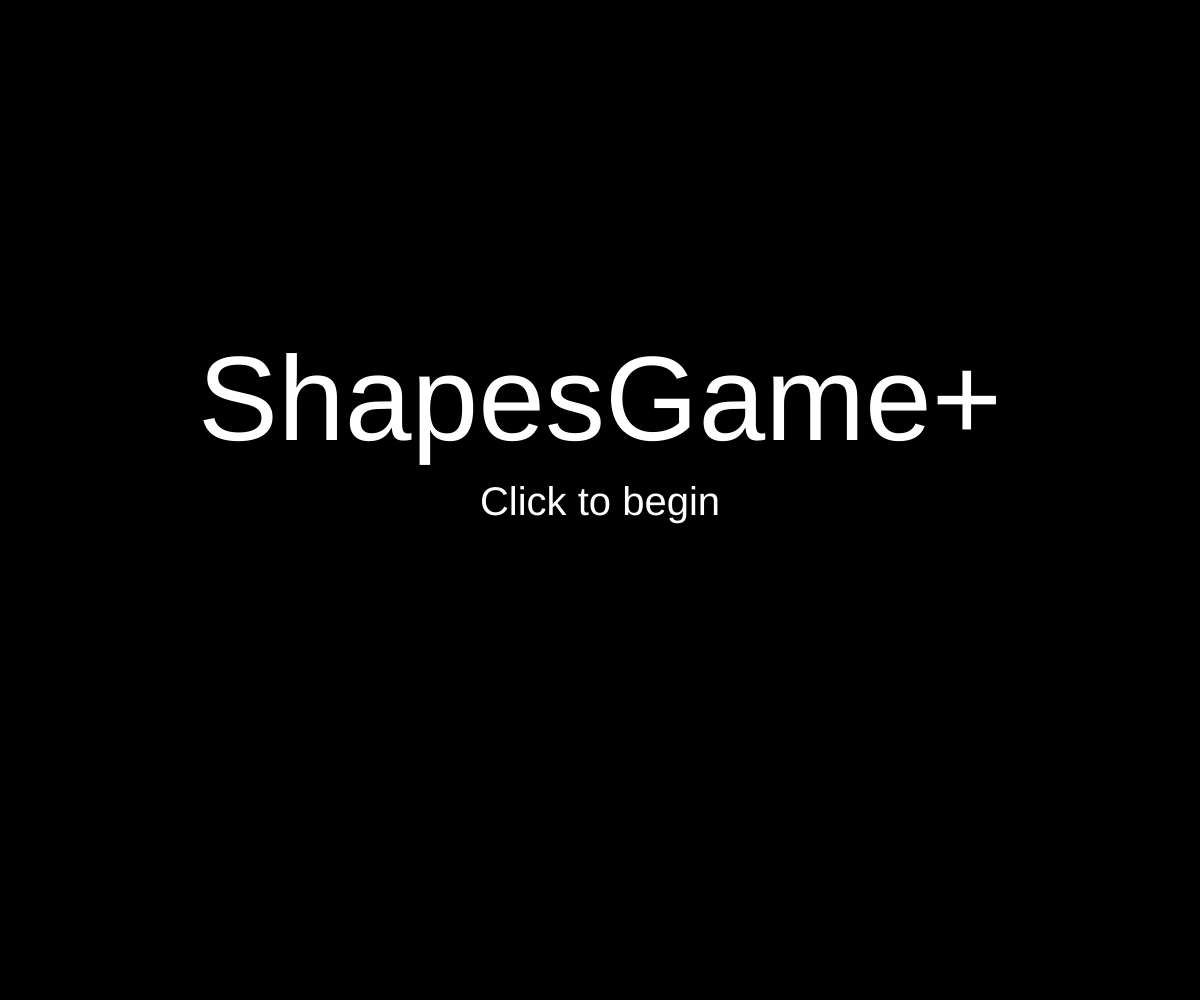
Frame 1 (no input)
Frame 60 (no input): identical to frame 1, image omitted
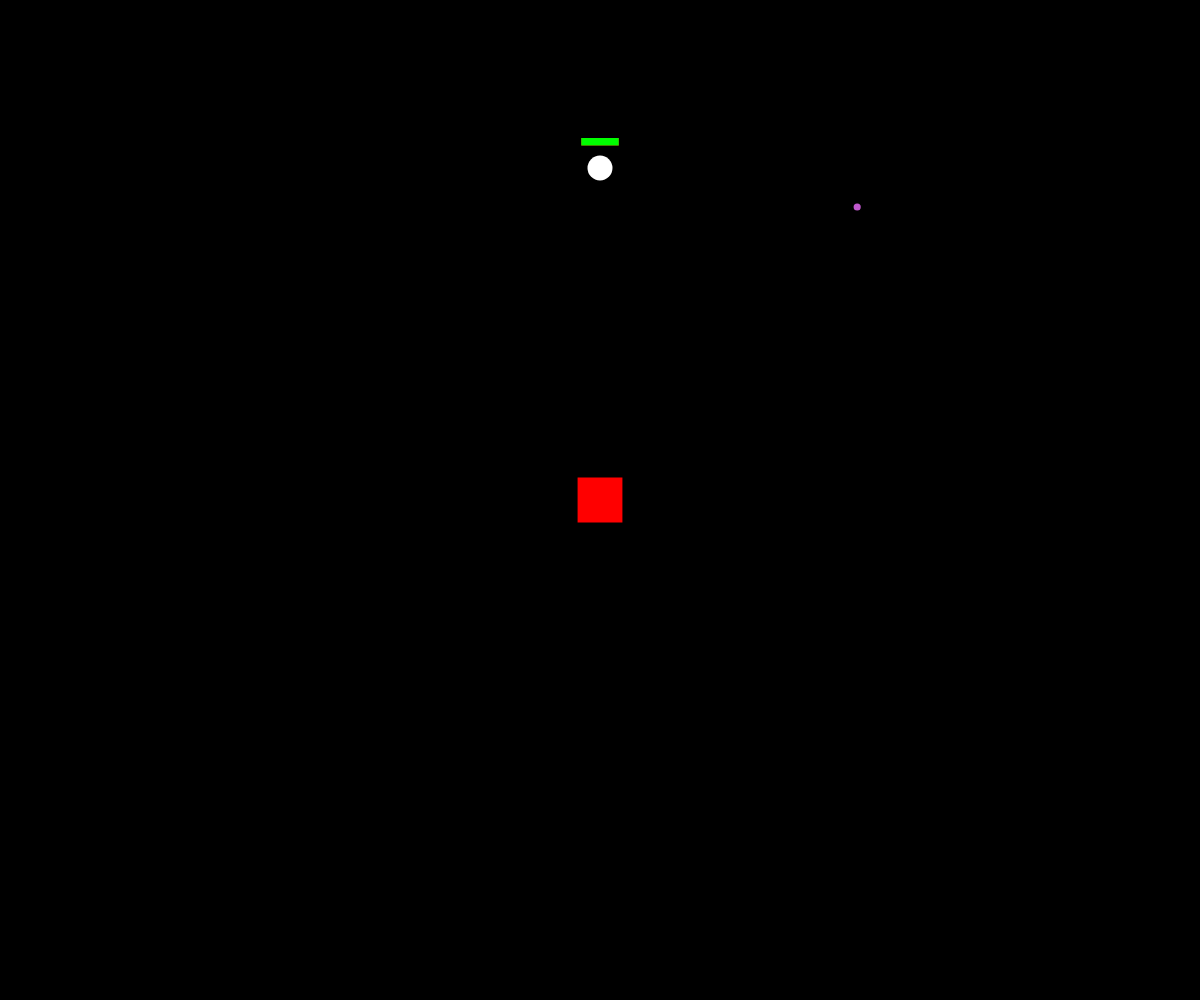
Frame 120 (the mouse pressed at the canvas centre since frame 60)

The p5.js sketch that drew these frames (run headless with seeded random() and noise() and a simulated clock; from frame 60 on, the mouse is pressed at the canvas centre):

// p5.js sketch
// ── sketch.js
var player;
var squares = [];
var dots = [];
var spawner;
var mode = "start";
var score = 0;
var frame = 0;
var spawns = {
  sqaure: false,
  dot: false
};

function setup() {
  createCanvas(windowWidth, windowHeight);
  player = new Player();
  spawner = new Spawner()
  mode = "start";
}

function draw() {
  background(0);

  if (mode == "play") {
    frame++
    for (var i = 0; i < dots.length; i++) {
      dots[i].show();
    }

    for (var v = 0; v < squares.length; v++) {
      squares[v].show();
      squares[v].move();
    }
    player.show();
    player.move();
    player.hit();
    spawner.show();
    newDot();
    newSquare();
  } else if (mode == "pause") {
    for (var i = 0; i < dots.length; i++) {
      dots[i].show();
    }

    for (var v = 0; v < squares.length; v++) {
      squares[v].show();
    }
    player.show();
    spawner.show();

    textAlign(CENTER);
    fill(255);
    textSize(width / 10); //30
    noStroke();
    text("Paused", width / 2, height / 2 - (width / 10));
    textSize(width / 15);
    text("Score: " + floor(score), width / 2, height / 2 - (width / 20));
    textSize(width / 30); //10
    text("Press space to unpause", width / 2, height / 2 + 15);
  } else if (mode == "start") {
    textAlign(CENTER);
    fill(255);
    textSize(width / 10);
    noStroke();
    text("ShapesGame+", width / 2, height / 2 - (width / 20));
    textSize(width / 30);
    text("Click to begin", width / 2, height / 2 + 15);
  } else if (mode == "dead") {
    textAlign(CENTER);
    fill(255);
    textSize(width / 10); //30
    noStroke();
    text("You died!", width / 2, height / 2 - (width / 10));
    textSize(width / 15);
    text("Score: " + floor(score), width / 2, height / 2 - (width / 20));
    textSize(width / 30); //10
    text("Press any key to begin", width / 2, height / 2 + 15);
  }
}

function reset() {
  player = new Player();
  spawner = new Spawner();
  clearInterval(spawns.square);
  clearInterval(spawns.dot);
  squares = [];
  dots = [];
  frame = 0;
}

function newGame() {
  if (mode == "start" || mode == "dead") {
    reset();
    score = 0;
    mode = "play";
    //	spawns.square = setInterval(newSquare, 1500);
    //	spawns.dot = setInterval(newDot, 500);
  }
}

function windowResized() {
  resizeCanvas(windowWidth, windowHeight);
}
/*
Created by http://benmoren.com
Some functions and code modified version from http://www.jeffreythompson.org/collision-detection
GNU LGPL 2.1 License
Version 0.1 | January 10th, 2016
*/
//CREDIT TO BEN MOREN FOR RECT-CIRCLE COLLISION
p5.prototype.collideRectCircle = function(rx, ry, rw, rh, cx, cy, diameter) {
  //2d
  // temporary variables to set edges for testing
  var testX = cx;
  var testY = cy;

  // which edge is closest?
  if (cx < rx) {
    testX = rx // left edge
  } else if (cx > rx + rw) {
    testX = rx + rw
  } // right edge

  if (cy < ry) {
    testY = ry // top edge
  } else if (cy > ry + rh) {
    testY = ry + rh
  } // bottom edge

  // // get distance from closest edges
  var distance = dist(cx, cy, testX, testY)

  // if the distance is less than the radius, collision!
  if (distance <= diameter / 2) {
    return true;
  }
  return false;
};

function keyPressed() {
  if (mode == "play" && key == ' ') {
    mode = "pause";
  } else if (mode == "pause" && key == ' ') {
    mode = "play";
  }
}

function mousePressed() {
  newGame();
}

// ── dots.js
function Dot(){
	this.pos = createVector(random(width),random(height));
	this.col = color(random(255),random(255),random(255));
	this.r = random(3,5);
	
	this.show = function(){
		fill(this.col);
		noStroke();
		ellipse(this.pos.x,this.pos.y,this.r*2,this.r*2);
	}
}

function newDot() {
	if (mode == "play" && frame % 30 === 0) {
		dots.push(new Dot());
	}
}
// ── player.js
function Player() {
  this.pos = createVector(width / 2, 50);
  this.vel = createVector(0, 0);
  this.maxspeed = 2;
  this.r = 12.5;
  this.health = 500;

  this.show = function() {
    push();
    noStroke();
    fill(255);
    ellipse(this.pos.x, this.pos.y, this.r * 2, this.r * 2);
    pop();
    push();
    translate(this.pos.x, this.pos.y);
    noStroke();
    fill(255, 0, 0);
    rect(-this.r * 1.5, -this.r - 17.5, this.r * 3, 7.5); //RED
    var hurt = map(this.health, 0, 500, 0, this.r * 3);
    fill(0, 255, 0);
    rect(-this.r * 1.5, -this.r - 17.5, hurt, 7.5); //GREEN
    pop();
  }

  this.move = function() {
    this.vel = createVector(mouseX, mouseY);
    var dst = this.vel.dist(this.pos);
    var speed;
    if (dst > this.r * 6) {
      speed = this.maxspeed;
    } else {
      speed = map(dst, 0, this.r * 6, .2, this.maxspeed);
    }
    if (dst > this.r / 1.5) {
      this.vel.sub(this.pos);
      this.vel.setMag(speed);
      var newpos = this.pos.copy();
      newpos.add(this.vel);
      if (this.pos.x + this.r > spawner.pos.x - spawner.r && this.pos.x - this.r < spawner.pos.x + spawner.r) {
        //      this.vel.x = 0;
      }

      this.pos.add(this.vel);
    }
  }

  this.hit = function() {
    if (this.health < 500) {
      this.health += 0.05;
    }
    for (var i = squares.length - 1; i >= 0; i--) { //rx, ry, rw, rh, cx, cy, diameter
      var hit = collideRectCircle(squares[i].pos.x, squares[i].pos.y, squares[i].r /* * 2*/ , squares[i].r /* * 2*/ , this.pos.x, this.pos.y, this.r * 2);
      if (hit) {
        squares.splice(i, 1);
        this.health -= 100;
      }
    }

    for (var v = dots.length - 1; v >= 0; v--) {
      var dst = player.pos.dist(dots[v].pos);
      if (dst < player.r + dots[v].r) {
        score += dots[v].r;
        this.maxspeed += .125;
        this.r += dots[v].r / 10;
        if (this.health < 500 - dots[v].r) {
          this.health += dots[v].r;
        }
        dots.splice(v, 1);
      }
    }


    if (this.health <= 0) {
      mode = "dead";
      reset();
    }
  }
}

// ── spawner.js
function Spawner() {
  this.pos = createVector(width / 2, height / 2);
  this.r = 35;

  this.show = function() {
    push();
    fill(255, 0, 0);
    rect(this.pos.x - (this.r / 2), this.pos.y - (this.r / 2), this.r, this.r);
    pop();
    this.r = map(frame % 90, 0, 90, 35, 50);
  }
}

// ── squares.js
function Square() {
	this.pos = createVector(spawner.pos.x, spawner.pos.y);
	this.vel = p5.Vector.random2D();
	this.speed = 5;
	this.r = random(7,12);

	this.show = function() {
		push();
		fill(255, 0, 0);
		noStroke();
		translate(this.pos.x, this.pos.y);
	//	rotate(this.vel.heading());
		rect(-this.r, -this.r, this.r * 2, this.r * 2);
		pop();
	}

	this.move = function() {
		if (this.pos.x > 0 && this.pos.x < width && this.pos.y > 0 && this.pos.y < height) {
			this.vel.setMag(this.speed);
			this.pos.add(this.vel);
		} else {
			if (this.pos.x >= 0 || this.pos.x <= width) {
				this.vel.x *= -1.05;
				this.vel.setMag(this.speed);
				this.pos.add(this.vel);
			}
			if (this.pos.y <= 0 || this.pos.y >= height) {
				this.vel.y *= -1.05;
				this.vel.setMag(this.speed);
				this.pos.add(this.vel);
			}
		}
	}
}

function newSquare() {
	if (mode == "play" && frame % 90 === 0) {
		squares.push(new Square());
	}
}
